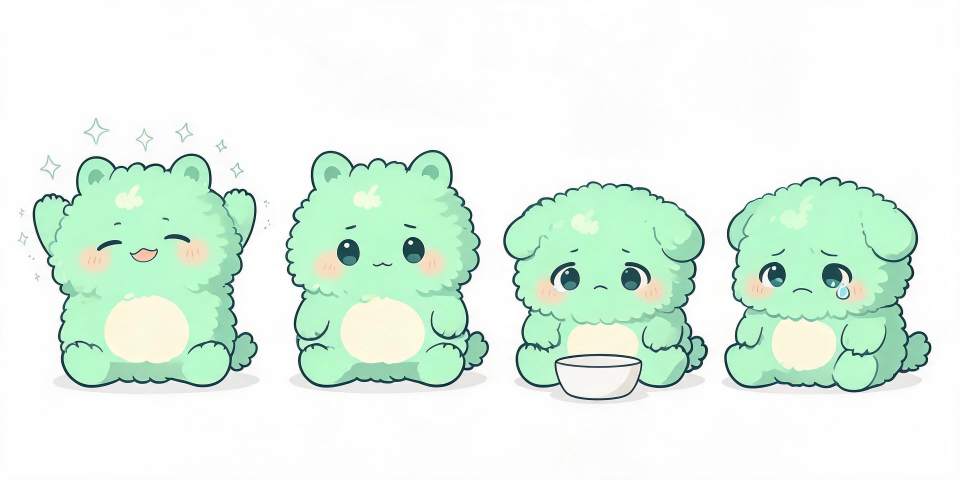
#> input picture assets/pet-sheet.jpg, 2880 x 1440 px, found by its file name (shown at 1/3 size)
$ python cut-pet.py
#> lines starting #> are read from the running program, lines starting #| are printed output that depends on the picture; after the words box and inside, x2 and y2 are one past the last pixel; in counts of white or black regions, pixels touching at a corner belong together
"""Нарезка листа с питомцем на четыре кадра с прозрачным фоном.

Использование:
    python tools/cut-pet.py [лист] [папка-вывода]

Фон убирается заливкой от краёв (а не порогом по яркости): светлый живот
обведён контуром и с внешним фоном не связан, поэтому заливка его не съест.
Снизу кадр обрезается: у 3D-рендера там остаётся полоса фона, и без обрезки
нарезка по пустым столбцам склеивает все позы в один фрагмент.
"""

import os
import sys
from PIL import Image, ImageChops, ImageDraw, ImageFilter

SRC = sys.argv[1] if len(sys.argv) > 1 else r"D:\AI-Workspace\projects\tally\assets\pet-sheet.jpg"
OUT = sys.argv[2] if len(sys.argv) > 2 else r"D:\AI-Workspace\projects\tally\public\pet"
BOTTOM = 0.93  # доля высоты, ниже которой кадр отрезается

NAMES = ["1-satt", "2-ok", "3-hungrig", "4-traurig"]

os.makedirs(OUT, exist_ok=True)
im = Image.open(SRC).convert("RGB")
#> im is the input picture: PIL image 2880x1440 RGB; mean R, G, B 228, 244.3, 232.9
W, H = im.size
#> W = 2880; H = 1440
im = im.crop((0, 0, W, int(H * BOTTOM)))
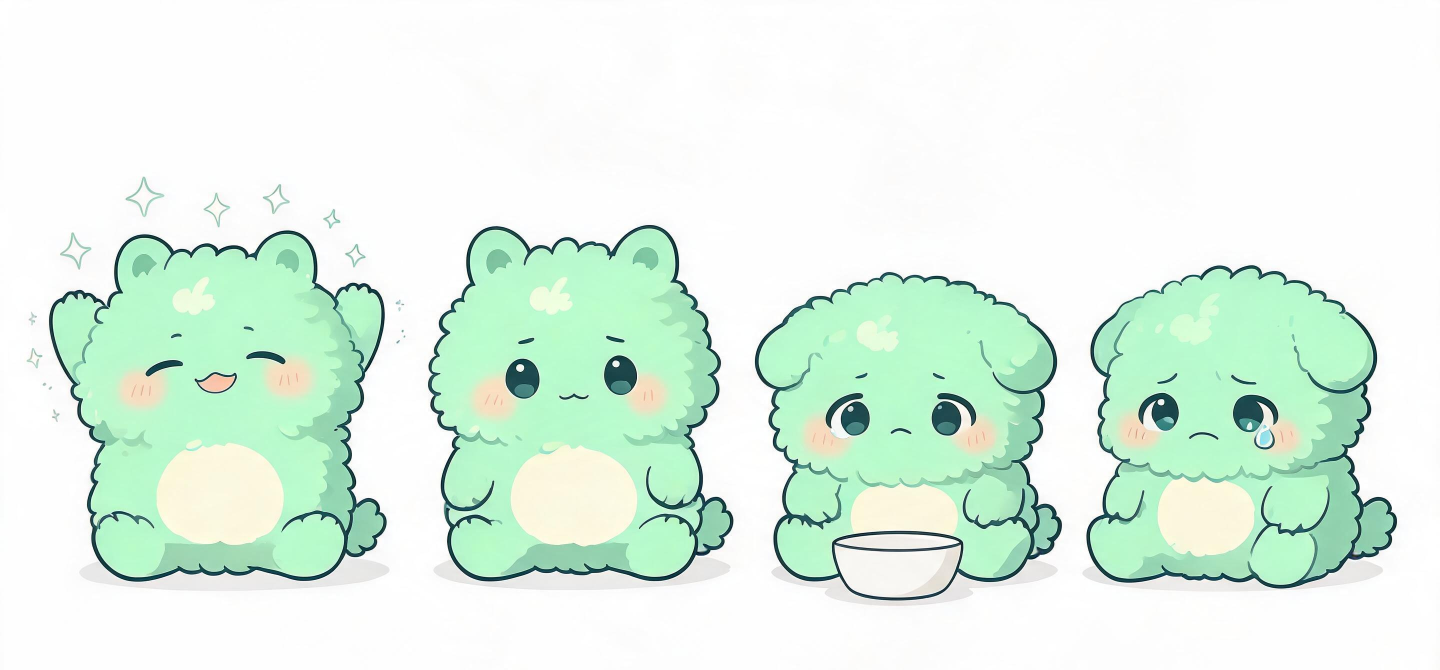
#> im: PIL image 2880x1339 RGB (shown at 1/2 size); mean R, G, B 226.1, 243.6, 231.3
W, H = im.size
#> H = 1339
print("лист:", W, H)
#| лист: 2880 1339

# --- фон в магенту заливкой от краёв -------------------------------------------
for s in [(1, 1), (W - 2, 1), (1, H - 2), (W - 2, H - 2), (W // 2, 1), (W // 2, H - 2)]:
    try:
        ImageDraw.floodfill(im, s, (255, 0, 255), thresh=40)
    except Exception as e:
        print("seed", s, "пропущен:", e)
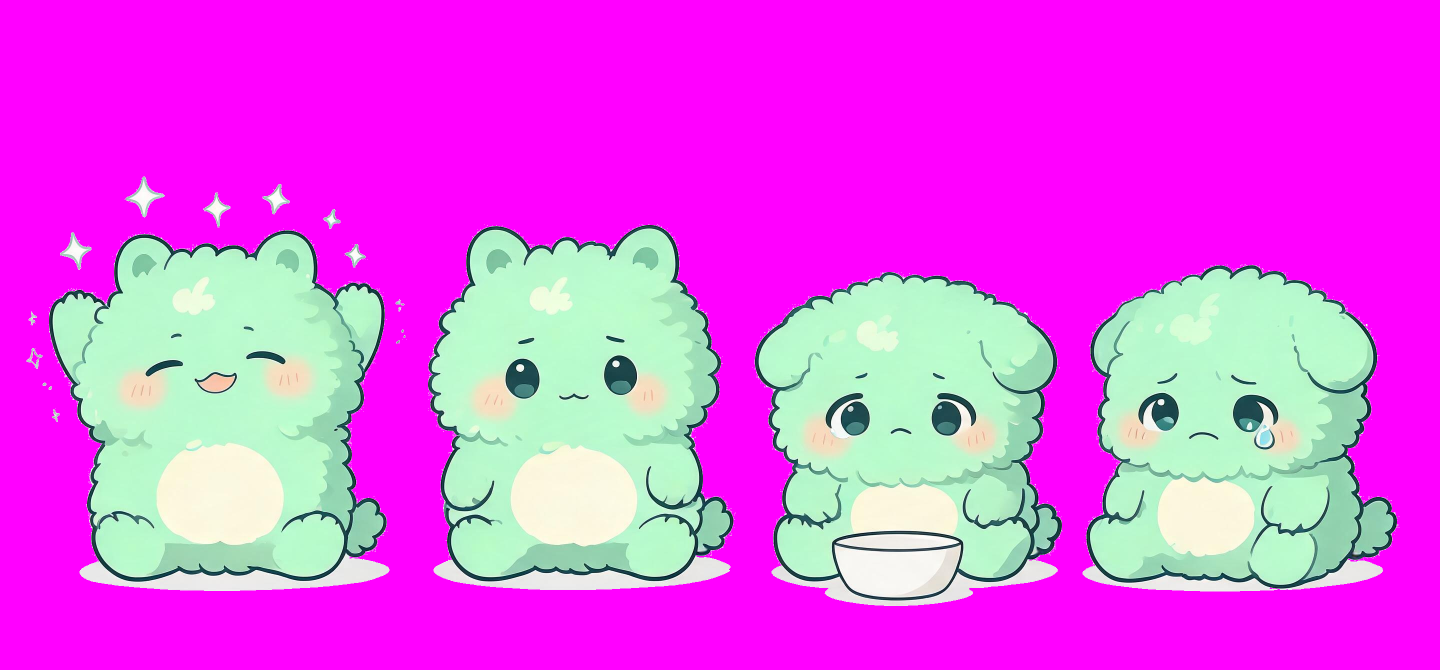
#> im: PIL image 2880x1339 RGB (shown at 1/2 size); mean R, G, B 227, 83.5, 232.3

mag = Image.new("RGB", im.size, (255, 0, 255))
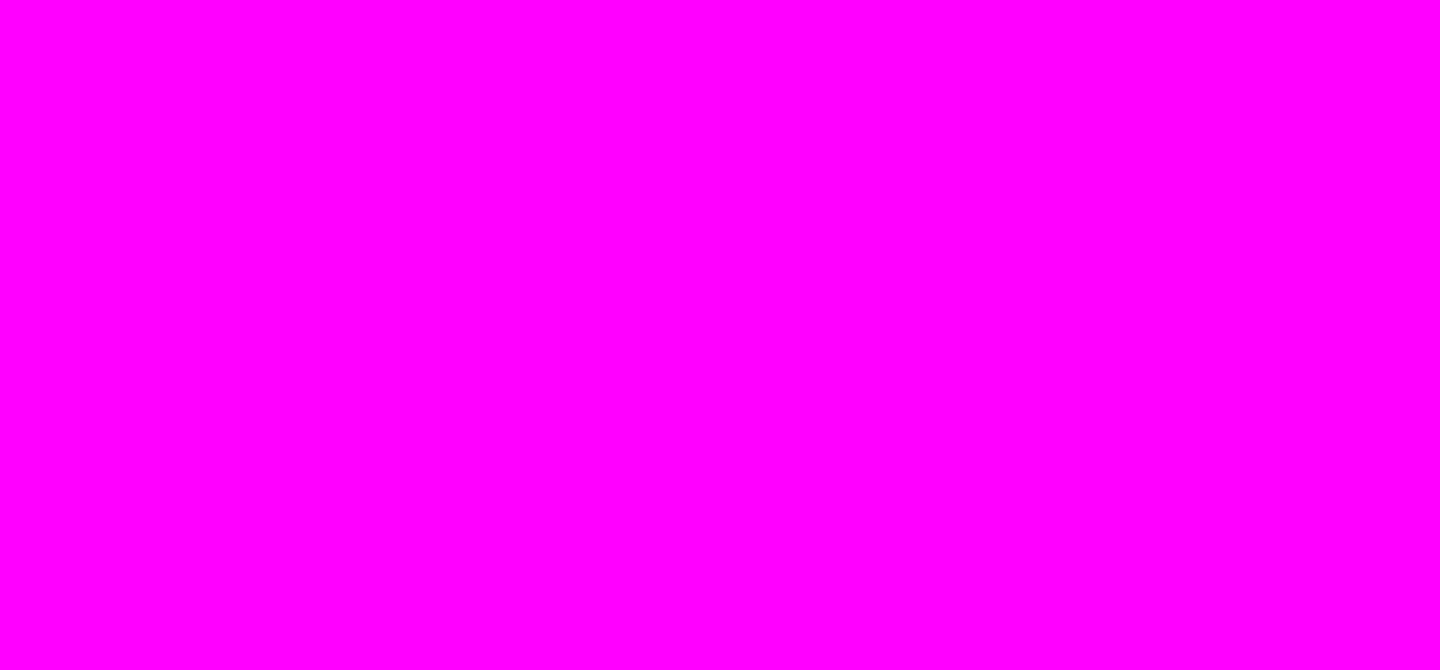
#> mag: PIL image 2880x1339 RGB (shown at 1/2 size); mean R, G, B 255, 0, 255
alpha = ImageChops.difference(im, mag).convert("L").point(lambda v: 0 if v < 16 else 255)
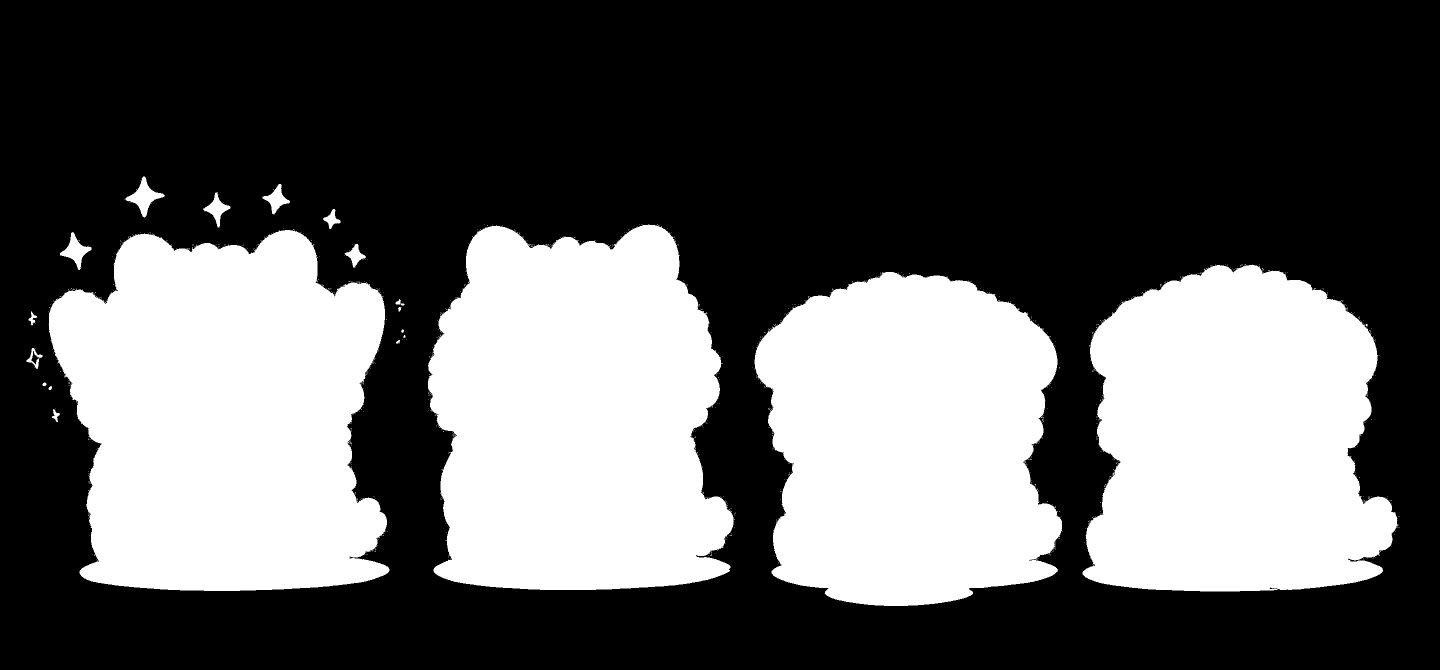
#> alpha: PIL image 2880x1339 L (shown at 1/2 size); 36.9% white; 809 white regions (789 under 20 px), largest, box (x1, y1, x2, y2) and area: (98, 460, 779, 1182) 386454, (856, 449, 1467, 1180) 366279, (1508, 544, 2124, 1212) 329618
alpha = alpha.filter(ImageFilter.GaussianBlur(0.7)).point(lambda v: 0 if v < 60 else (255 if v > 190 else v))

rgba = im.convert("RGBA")
rgba.putalpha(alpha)

# --- границы кадров по пустым столбцам -----------------------------------------
#> (the run stopped early here; a loop or call above may not have finished)
